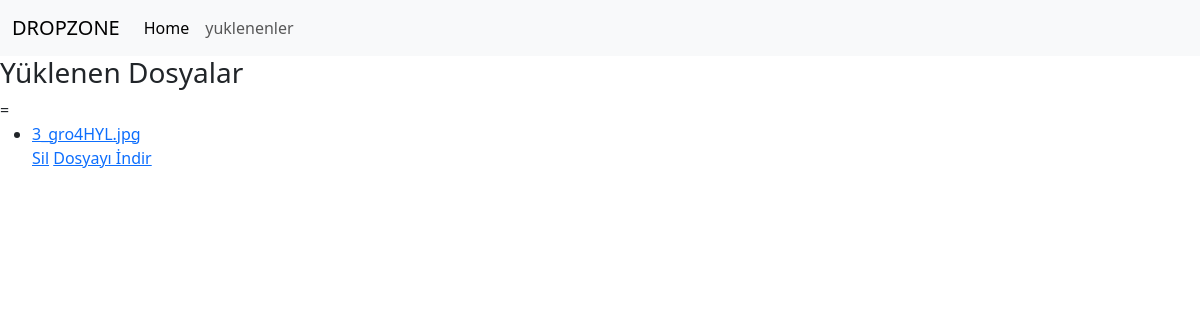
The app's page /file_list/, older data.
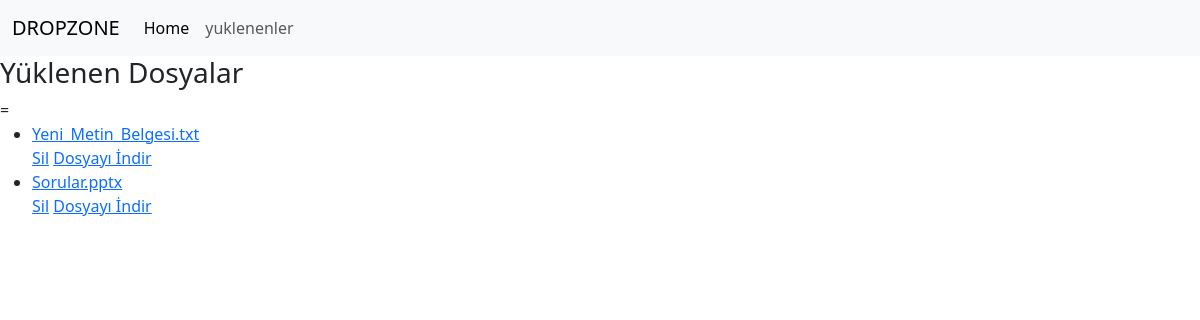
The same page, newer data.
### dropzoneapp/models.py (models this page shows, shortened)
class UploadedFile(models.Model):
    file = models.FileField(upload_to='')
    uploaded_at = models.DateTimeField(auto_now_add=True)

### dropzoneapp/views.py (the view)
# urls.py: path('file_list/', views.file_list_view, name='file_list'),
def file_list_view(request):
    files = UploadedFile.objects.all()  # models.py'deki modele göre
    return render(request, 'dropzoneapp/file_list.html', {'files': files})

### dropzoneapp/templates/dropzoneapp/file_list.html
{% extends "base.html" %}
{% block content %}
  <h3>Yüklenen Dosyalar</h3>
  =<ul>
    {% for file in files %}
      <li><a href="{{ file.file.url }}" target="_blank">{{ file.file.name }}</a></li>
      <a href="{% url 'dropzoneapp:delete_file' file.id %}">Sil</a>
      <a href="{% url 'dropzoneapp:download_file' file_id=file.id %}">Dosyayı İndir</a>
    {% endfor %}
  </ul>
{% endblock %}

### templates/base.html (shortened to what this page needs)
<html lang="en">
<head>
    <link href="https://cdn.jsdelivr.net/npm/bootstrap@5.3.2/dist/css/bootstrap.min.css" rel="stylesheet">
    <link rel="stylesheet" href="https://unpkg.com/dropzone@5/dist/min/dropzone.min.css" type="text/css" />
</head>
<body>
  <nav class="navbar navbar-expand-lg bg-body-tertiary">
    <div class="container-fluid">
      <a class="navbar-brand" href="{% url 'dropzoneapp:index' %}">DROPZONE</a>
      <div class="collapse navbar-collapse" id="navbarNav">
        <ul class="navbar-nav">
          <li class="nav-item">
            <a class="nav-link active" aria-current="page" href="{% url 'dropzoneapp:index' %}">Home</a>
          </li>
          <li class="nav-item">
            <a class="nav-link" href="{% url 'dropzoneapp:file_list' %}">yuklenenler</a>
          </li>
        </ul>
      </div>
    </div>
  </nav>
    {% block content %}
    {% endblock %}
</body>
</html>

Row changes from the older to the newer data that the page shows:
removed UploadedFile: file.name "3_gro4HYL.jpg"
added UploadedFile: file.name "Yeni_Metin_Belgesi.txt"
added UploadedFile: file.name "Sorular.pptx"
